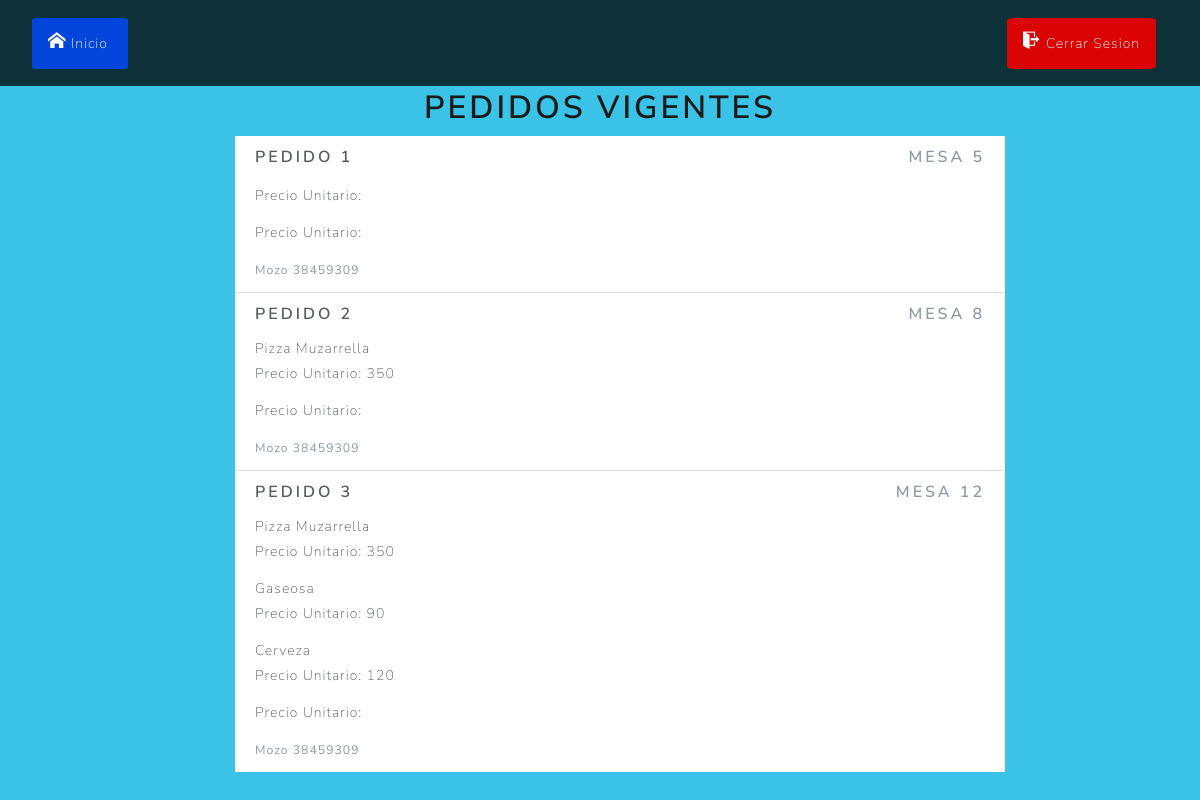
/ListarPedido (signed in), run on the app's committed database.
### models.py (models this page shows)
class Pedidos(basedatos.Model):
    __tablename__ = 'pedidos'
    NumPedido= basedatos.Column(basedatos.Integer,primary_key=True)
    Fecha= basedatos.Column(basedatos.Date,nullable=False)
    Total= basedatos.Column(basedatos.Float,nullable=False)
    Cobrado= basedatos.Column(basedatos.String(22),nullable=False)
    Observacion=basedatos.Column(basedatos.Text)
    DniMozo=basedatos.Column(basedatos.Integer,basedatos.ForeignKey('usuarios.DNI'))
    Mesa=basedatos.Column(basedatos.Integer,nullable=False)
    item_pedido=basedatos.relationship('ItemsPedidos',backref='pedidos', cascade="all, delete-orphan", lazy='dynamic')

class ItemsPedidos(basedatos.Model):
    __tablename__ = "ItemsPedidos"
    NumItem= basedatos.Column(basedatos.Integer,primary_key=True)
    NumPedido=basedatos.Column(basedatos.Integer,basedatos.ForeignKey('pedidos.NumPedido'))
    NumProducto=basedatos.Column(basedatos.Integer,basedatos.ForeignKey('productos.NumProducto'))
    Precio=basedatos.Column(basedatos.Float,nullable=False)
    Estado=basedatos.Column(basedatos.String(50),nullable=False)
    item_producto=basedatos.relationship('Productos',backref='itempedidos')

class Productos (basedatos.Model):
    __tablename__="productos"
    NumProducto= basedatos.Column(basedatos.Integer,primary_key=True)
    Nombre= basedatos.Column(basedatos.String(120),nullable=False)
    PrecioUnitario= basedatos.Column(basedatos.Float,nullable=False)

### app.py (the view)
@app.route("/ListarPedido")
def ListarCocinero ():
    if "DNI" in session and "Tipo" in session:
        if escape(session["Tipo"]) == "Cocinero":
            union = basedatos.session.query(Pedidos).join(ItemsPedidos).\
                filter(ItemsPedidos.Estado == "Pendiente").all()
            return render_template("listar_cocinero.html", pedidos = union)
        elif escape(session['Tipo']) == "Mozo":
            fecha_de_hoy = datetime.date.today()
            pedidos = Pedidos.query.filter_by(Fecha = fecha_de_hoy,Cobrado="False").all()
            print(pedidos)
            return render_template('Listar_mozo.html', pedidos = pedidos)
    else:
        return redirect(url_for("/Logout"))

### Templates/Listar_mozo.html (shortened to what this page needs)
{% extends "base_template2.html" %}
{% block content %}
<div id="login" style="padding:0;">
    <div id="listarpedidos" style="padding:0;">
        <div class="container"  style="width: 70%;">
            <div class="justify-content-center align-self-center w-100">
                <h1 class="animated fadeInDown" style="text-align: center;"> Pedidos Vigentes</h1>
                {% if pedidos %}
                <ul class="list-group-flush listapedidos animated fadeInDown" style="overflow-y: scroll; display: block;">
                    {% for pedido in pedidos %}
                            <a href="{{url_for('Cobrar',pedido = pedido.NumPedido)}}" class="list-group-item list-group-item-action flex-column align-items-start">
                                <div class="d-flex w-100 justify-content-between" style="height: 33px;">
                                    <h5 class="mb-1"> Pedido {{ pedido.NumPedido }} </h5>
                                    <h5 class="text-muted"> Mesa {{ pedido.Mesa }}</h5>
                                </div>
                                {% for item in pedido.item_pedido %}
                                        <p class="mb-1"> {{ item.item_producto.Nombre }}</p>
                                        <p> Precio Unitario: {{ item.item_producto.PrecioUnitario }} </p>
                                {%  endfor %}
                                <small class="text-muted">Mozo {{ pedido.DniMozo }}</small>
                            </a>
                            {% endfor %}
                </ul>
                {% else %}
                        <h1 style="text-align: center; font-size: 30px;">No se han encontrado pedidos pendientes</h1>
                {% endif %}
            </div>
        </div>
    </div>
</div>
{% endblock %}

### Templates/base_template2.html (shortened to what this page needs)
<!DOCTYPE html>
<html lang="en">
<head>
    <link rel="stylesheet" href="https://stackpath.bootstrapcdn.com/bootswatch/4.5.0/lux/bootstrap.min.css">
    <link rel="stylesheet" href="{{ url_for('static',filename='css/basestyle.css') }}">
    <link rel="stylesheet" href="{{ url_for('static',filename='css/stylePrincipal.css') }}">
    <link rel="stylesheet" href="{{ url_for('static',filename='fonts/style.css') }}">
</head>
<header>
    <a href="{{url_for('index')}}" class="inicio"><span class="icon-home"></span> Inicio </a>  &nbsp;&nbsp;&nbsp;&nbsp;&nbsp;
    <a href="{{ url_for('Logout') }}" class="out" ><span class="icon-exit"></span> Cerrar Sesion </a>
</header>
<body style="background-color: rgb(58, 195, 230);">
    {% block content %}{% endblock %}
</body>
</html>

### static/css/basestyle.css (style rules this page uses)
header { width:100%; padding: 2rem; background-color: rgba(0, 0, 0, 0.753); }
.inicio { line-height: 1; position: relative; z-index: 1; border-radius: 5%; margin-right: 0; background-color: rgb(4, 69, 219); color: white; padding: 1rem; }
.out { line-height: 1; position: relative; z-index: 1; border-radius: 5%; margin-left: 75%; margin-right: 0; background-color: rgb(219, 4, 4); color: white; padding: 1rem; }
.out span,.inicio span { font-size: 125%; }

### data on the page
Pedidos: NumPedido "1", Mesa "5", DniMozo "38459309"
Pedidos: NumPedido "2", Mesa "8", DniMozo "38459309"
ItemsPedidos: item_producto.Nombre "Pizza Muzarrella", item_producto.PrecioUnitario "350"
Pedidos: NumPedido "3", Mesa "12", DniMozo "38459309"
ItemsPedidos: item_producto.Nombre "Pizza Muzarrella", item_producto.PrecioUnitario "350"
ItemsPedidos: item_producto.Nombre "Gaseosa", item_producto.PrecioUnitario "90"
ItemsPedidos: item_producto.Nombre "Cerveza", item_producto.PrecioUnitario "120"
